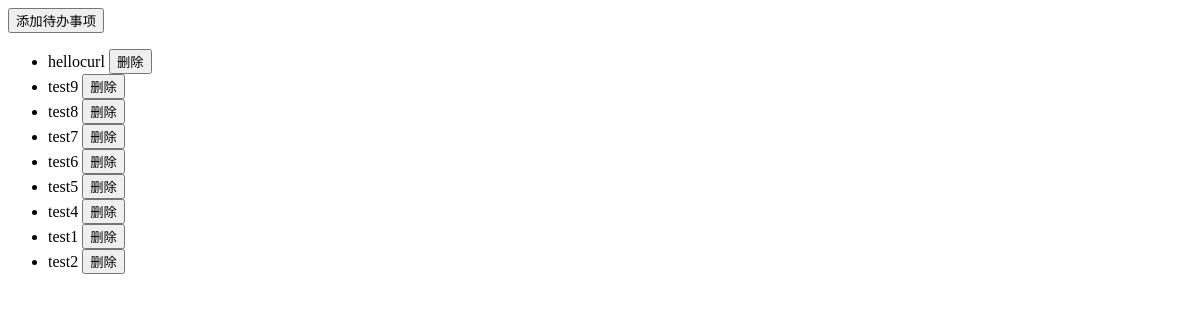
Before: / with the older database file.
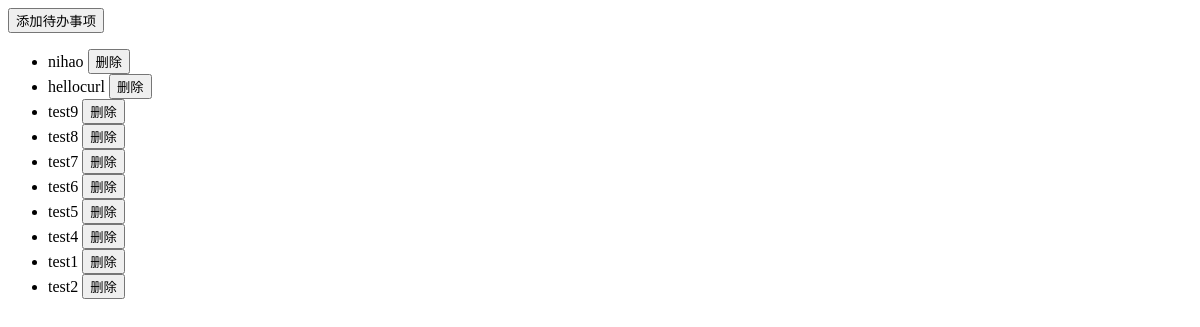
After: the same page with the newer database file.
### tables this page shows
CREATE TABLE list(id INTEGER PRIMARY KEY AUTOINCREMENT,content varchar(500),time timestamp NOT NULL DEFAULT CURRENT_TIMESTAMP,title varchar(100));

### todo/main.py (the view)
@app.route('/')
def index():
    db = TodoDB()
    todo = db.read_all()
    db.close()
    return render_template("index.html", data=todo)

### todo/db.py (called while the page is built)
    def cursor(self):
        return self.conn.cursor()

    def close(self):
        return self.conn.close()

    def read_all(self):
        cursor = self.cursor()
        cursor = cursor.execute("select id,content from list order by id desc")
        data = cursor.fetchall()
        cursor.close()
        return data

### todo/templates/index.html (shortened to what this page needs)
<!DOCTYPE html>
<html lang="en">
<head>
</head>
<body>
<button onclick="showDialog()">添加待办事项</button>
<ul>
    {% for value in data %}
        <li>
            {{ value[1] }} <button onclick="deleteTodo({{ value[0] }})">删除</button>
        </li>
    {% endfor %}
    </ul>
</body>
</html>

Changed rows visible on the page:
added list: content "nihao"
